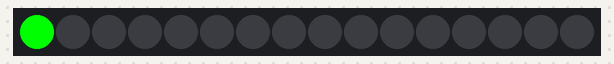
Bench run of a sketch on a simulated Arduino Uno, built with avr-gcc and run on an emulated ATmega328P. Parts: 16 RGB LEDs in strip order, left to right.

Above: at 0.1 s.
At 3.6 s:
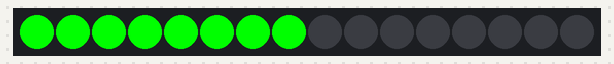
At 7.6 s:
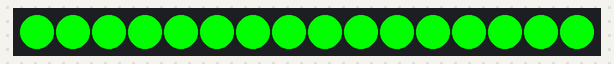
At 14.6 s:
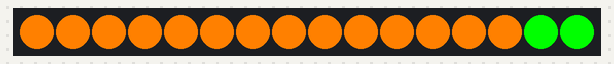
At 25.6 s:
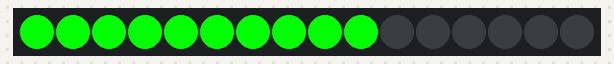
At 36.6 s:
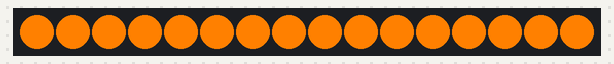

The sketch:

neoPixel_nayong.ino
```cpp
#include <Adafruit_NeoPixel.h>
#ifdef __AVR__
 #include <avr/power.h>
#endif
#define PIN        6
#define NUMPIXELS 16
#define DELAYVAL 500

#define green ledOn(0,255,0)
#define red 255,0,0
#define orange 255,128,0
#define yellow 255,255,0

Adafruit_NeoPixel pixels(NUMPIXELS, PIN, NEO_GRB + NEO_KHZ800);

void setup() {
  #if defined(__AVR_ATtiny85__) && (F_CPU == 16000000)
  clock_prescale_set(clock_div_1);
  #endif

  pixels.begin();

}

void loop() {
  int pm;
  neoPixel(50);
  delay(5000);

}


void neoPixel(int pm){
  pixels.clear();
  green;
  if (pm < 10){
    green;
  }
  else if (pm < 40){
    ledOn(yellow);
  }
  else if (pm < 60){
    ledOn(orange);
  }
  else{
    ledOn(red);
  }
}

void ledOn(int r, int g, int b){
  for(int i=0; i<NUMPIXELS; i++) {
    pixels.setPixelColor(i, pixels.Color(r,g,b));
    pixels.show();
    delay(DELAYVAL);
  }
}
```
